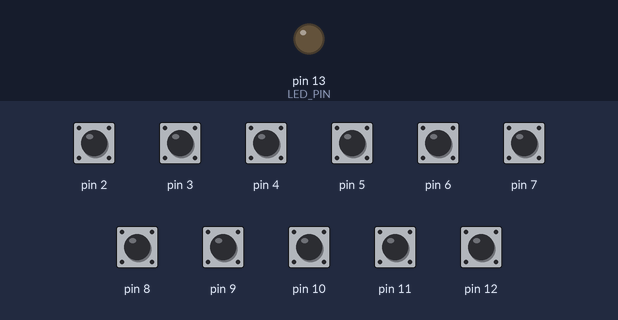
The program below on a simulated Arduino Uno, built with avr-gcc and run on an emulated ATmega328P. Parts: output pins drawn as LEDs (lit = HIGH). Inputs (shaded band) come from the test bench; at power-on: pin 2–12 HIGH. Sleep ends after the set time or at an interrupt.

Above: at 3.4 s.
3.5 s: pin 2 pulled LOW for 1 s
At 4.9 s:
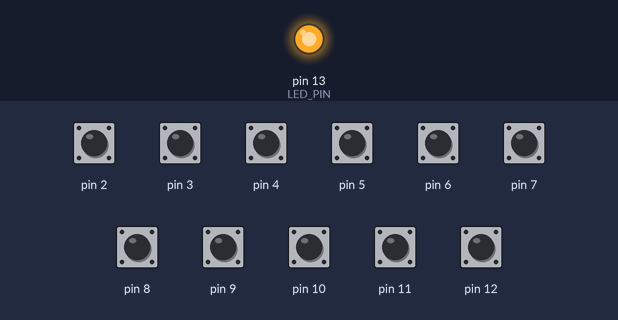
Timing chart, 0 to 8.0 s (numbered marks = the images above; inputs shaded):
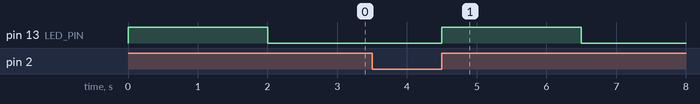

The program:

main.cpp
```cpp
#include <avr/sleep.h>
#include <avr/power.h>
#include <Arduino.h>

//#define DEBUG_OUTPUT

const uint8_t LED_PIN = 13;

#ifdef DEBUG_OUTPUT
volatile uint16_t pins;

ISR(PCINT0_vect) {
  pins &= ~(0B00011111 << 8);
  pins |= (PINB & 0B00011111) << 8;
}

ISR(PCINT2_vect) {
  pins &= ~(0B11111100);
  pins |= PIND & 0B11111100;
}
#else
EMPTY_INTERRUPT(PCINT0_vect);
EMPTY_INTERRUPT(PCINT2_vect);
#endif

void sleep() {
#ifdef DEBUG_OUTPUT
  Serial.println(F("Going to sleep..."));
  Serial.flush();
#endif
  ADCSRA = 0; // disable ADC
  power_all_disable(); // turn off various modules
  set_sleep_mode(SLEEP_MODE_PWR_DOWN);
  noInterrupts(); // timed sequence follows
  sleep_enable();
  MCUCR = bit(BODS) | bit(BODSE); // turn off brown-out enable in software
  MCUCR = bit(BODS);
#ifdef DEBUG_OUTPUT
  pins = ((PINB & 0B00011111) << 8) | (PIND & 0B11111100);
#endif
  interrupts(); // guarantees next instruction executed
  sleep_cpu(); // sleep within 3 clock cycles of above
  sleep_disable();
  power_all_enable();
#ifdef DEBUG_OUTPUT
  Serial.println(F("Waking up"));
  Serial.print(F("GPIO: "));
  for (uint8_t i = LED_PIN - 1; i > 1; --i) {
    Serial.print((pins >> i) & 0x01);
  }
  Serial.println();
#endif
}

void setup() {
#ifdef DEBUG_OUTPUT
  Serial.begin(115200);
#endif
  for (uint8_t pin = 2; pin < LED_PIN; ++pin) {
    pinMode(pin, INPUT_PULLUP);
  }
  pinMode(LED_PIN, OUTPUT);
  digitalWrite(LED_PIN, LOW);

  PCMSK0 |= 0B00011111; // D8 - D12
  PCMSK2 |= 0B11111100; // D2 - D7
  PCIFR |= ((1 << PCIF0) | (1 << PCIF2));
  PCICR |= ((1 << PCIE0) | (1 << PCIE2));
}

void loop() {
  digitalWrite(LED_PIN, HIGH);
  delay(2000);
  digitalWrite(LED_PIN, LOW);
  delay(2000);
  sleep();
}
```

Measured:
- after the input at 3.5 s, pin 13 (LED_PIN): LOW → HIGH after 1.0 s, → LOW 2.0 s later
